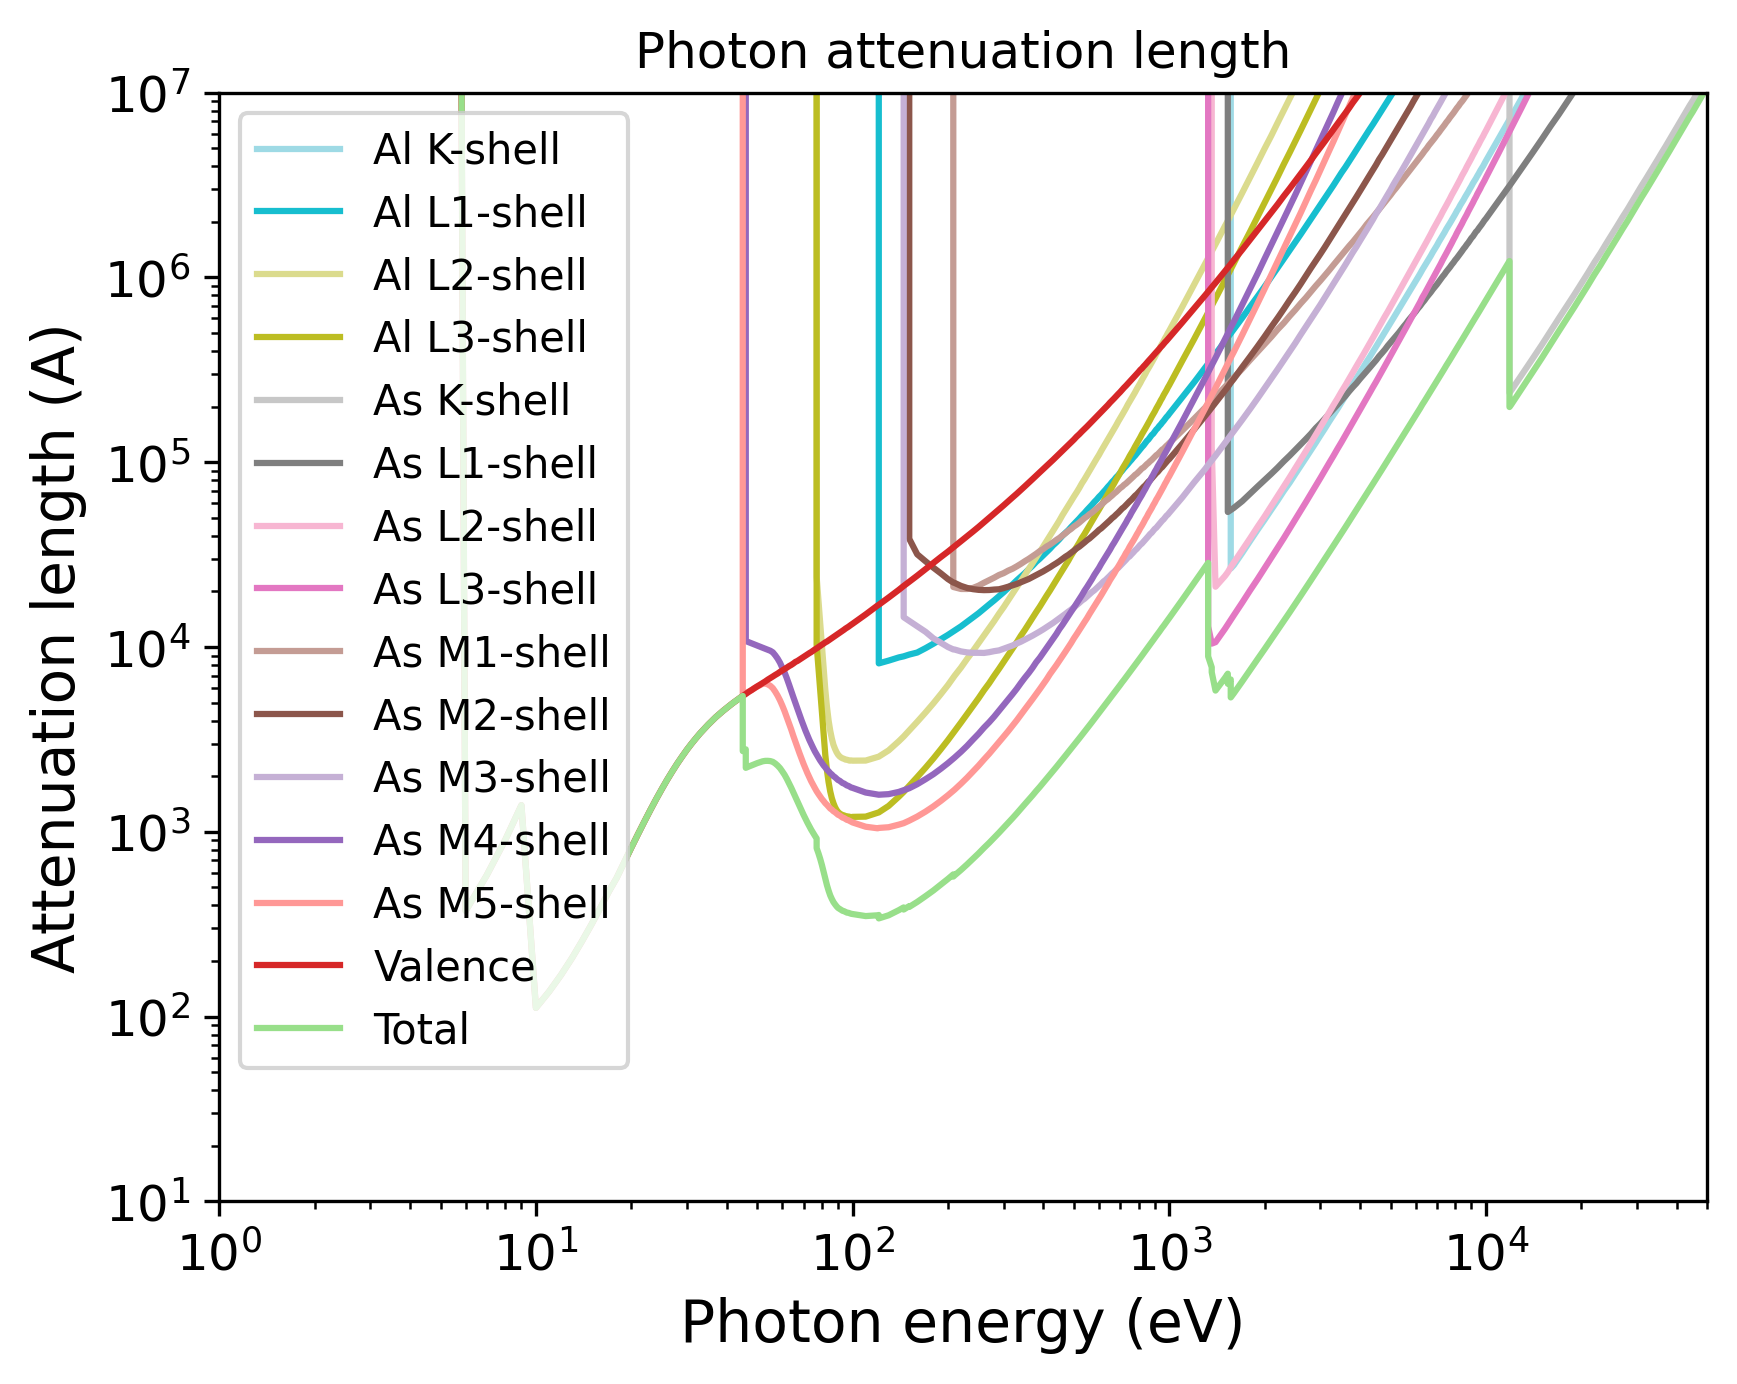

Generate this figure with Python:
import pandas as pd
import numpy as np
import matplotlib.pyplot as plt
import matplotlib.cm as cm
# Set the format:
plt.xlabel("Photon energy (eV)", fontsize=14)
plt.ylabel("Attenuation length (A)", fontsize=14)
plt.xticks(fontsize=12)
plt.yticks(fontsize=12)
plt.grid(False)
# Set the axes:
# Read the output file:
df = pd.read_csv(r"OUTPUT_AlAs_Photon_IMFP.dat", sep=r'\s+', header=None, comment="#", skipinitialspace=True)
plt.xscale("log")
plt.yscale("log")
# Prepare the plot:
columns_to_plot = [ 1, 2, 3, 4, 5, 6, 7, 8, 9, 10, 11, 12, 13, 14, 15]
labels = [ "Al K-shell", "Al L1-shell", "Al L2-shell", "Al L3-shell", "As K-shell", "As L1-shell", "As L2-shell", "As L3-shell", "As M1-shell", "As M2-shell", "As M3-shell", "As M4-shell", "As M5-shell", "Valence", "Total"]
# Create N distinct colors from a colormap
N = len(columns_to_plot)
colors = plt.cm.tab20(np.linspace(1, 0, 20))
# Set line styles:
linestyles = [ "-", "-", "-", "-", "-", "-", "-", "-", "-", "-", "-", "-", "-", "-", "-"]
for i, col in enumerate(columns_to_plot):
    color = colors[i % len(colors)]
    ls    = linestyles[i % len(linestyles)]
    label = labels[i % len(labels)]
    plt.plot(df.iloc[:, 0], df.iloc[:, col],
    color=color,
    label=label,
    linestyle=ls)
plt.xlim(1.00000000,50000.00000000)
plt.ylim(10.00000000,10000000.00000000)
plt.title("Photon attenuation length")
plt.legend(loc="best", fontsize=10)
# Save the plot in this format:
plt.savefig("OUTPUT_MFP_photon.png", dpi=300, bbox_inches="tight")
